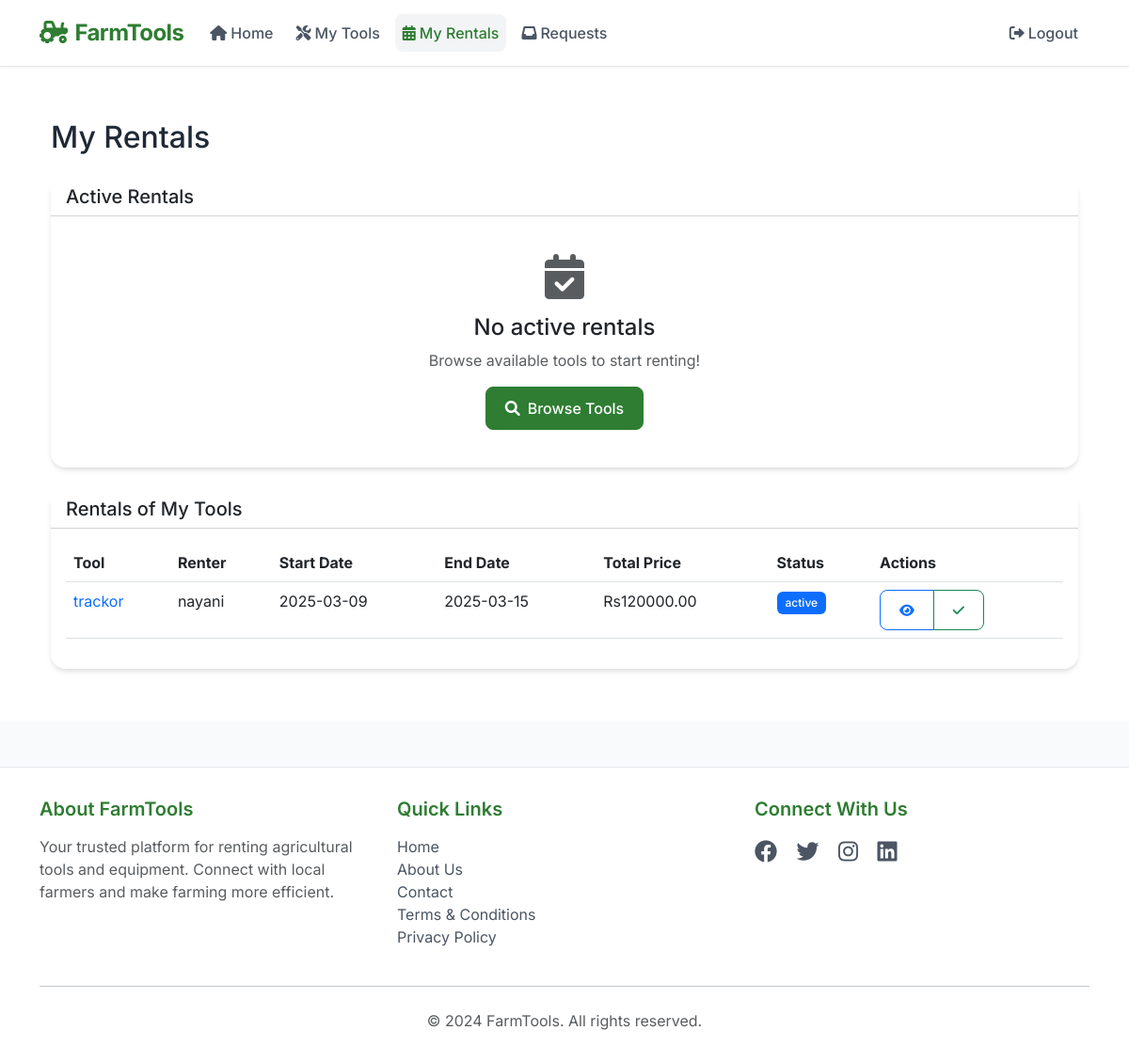
/rentals/my-rentals (signed in), run on the app's committed database.
### app.py (models this page shows)
class Rental(db.Model):
    id = db.Column(db.Integer, primary_key=True)
    tool_id = db.Column(db.Integer, db.ForeignKey('tool.id'), nullable=False)
    renter_id = db.Column(db.Integer, db.ForeignKey('user.id'), nullable=False)
    owner_id = db.Column(db.Integer, db.ForeignKey('user.id'), nullable=False)
    start_date = db.Column(db.DateTime, nullable=False)
    end_date = db.Column(db.DateTime, nullable=False)
    total_price = db.Column(db.Float, nullable=False)
    status = db.Column(db.String(20), nullable=False, default='pending')  # pending, active, completed, cancelled
    created_at = db.Column(db.DateTime, default=datetime.utcnow)

class Tool(db.Model):
    id = db.Column(db.Integer, primary_key=True)
    created_at = db.Column(db.DateTime, default=datetime.utcnow)
    name = db.Column(db.String(100), nullable=False)
    category = db.Column(db.String(100), nullable=False)  # e.g., 'Tractor', 'Harvester', 'Plow', etc.
    brand = db.Column(db.String(100), nullable=False)
    condition = db.Column(db.String(50), nullable=False)
    description = db.Column(db.Text, nullable=False)
    owner_id = db.Column(db.Integer, db.ForeignKey('user.id'), nullable=False)
    is_available = db.Column(db.Boolean, default=True)
    listing_type = db.Column(db.String(10), nullable=False)  # 'rent' or 'sale'
    price_per_day = db.Column(db.Float, nullable=True)
    sale_price = db.Column(db.Float, nullable=True)
    image_url_1 = db.Column(db.String(200))
    image_url_2 = db.Column(db.String(200))
    image_url_3 = db.Column(db.String(200))
    power_source = db.Column(db.String(50))  # e.g., 'Diesel', 'Electric', 'Manual'
    maintenance_status = db.Column(db.String(50))  # e.g., 'Excellent', 'Good', 'Fair'
    last_maintenance_date = db.Column(db.DateTime)
    rentals = db.relationship('Rental', backref='tool', lazy=True)
    rental_requests = db.relationship('RentalRequest', backref='tool', lazy=True)
    tool_purchases = db.relationship('Purchase', backref=db.backref('tool_details', lazy=True))

class User(db.Model):
    id = db.Column(db.Integer, primary_key=True)
    username = db.Column(db.String(80), unique=True, nullable=False)
    email = db.Column(db.String(120), unique=True, nullable=False)
    password_hash = db.Column(db.String(128))
    mobile = db.Column(db.String(15))
    owned_tools = db.relationship('Tool', backref=db.backref('owner_user', lazy=True), foreign_keys='Tool.owner_id')
    purchases_made = db.relationship('Purchase', foreign_keys='Purchase.buyer_id', backref=db.backref('buyer_user', lazy=True))
    purchases_sold = db.relationship('Purchase', foreign_keys='Purchase.seller_id', backref=db.backref('seller_user', lazy=True))
    rentals_given = db.relationship('Rental', foreign_keys='Rental.owner_id', backref='owner', lazy=True)
    rentals_taken = db.relationship('Rental', foreign_keys='Rental.renter_id', backref='renter', lazy=True)

### app.py (the view)
@app.route('/rentals/my-rentals')
@login_required
def my_rentals():
    print(f"Fetching rentals for user_id: {session['user_id']}")
    my_rentals = Rental.query.filter_by(
        renter_id=session['user_id']
    ).order_by(Rental.created_at.desc()).all()
    print(f"Found {len(my_rentals)} rentals where user is renter")
    owned_tools = Tool.query.filter_by(owner_id=session['user_id']).with_entities(Tool.id).all()
    owned_tool_ids = [tool[0] for tool in owned_tools]
    print(f"User owns {len(owned_tool_ids)} tools")
    rentals_of_my_tools = Rental.query.filter(
        Rental.tool_id.in_(owned_tool_ids)
    ).order_by(Rental.created_at.desc()).all()
    print(f"Found {len(rentals_of_my_tools)} rentals of user's tools")
    return render_template('my_rentals.html',
                         my_rentals=my_rentals,
                         rentals_of_my_tools=rentals_of_my_tools)

### app.py (called while the page is built)
def login_required(f):
    @wraps(f)
    def decorated_function(*args, **kwargs):
        if not session.get('user_id'):
            flash('Please login first')
            return redirect(url_for('login'))
        return f(*args, **kwargs)
    return decorated_function

@app.context_processor
def utility_processor():
    def get_pending_requests_count():
        if not session.get('user_id'):
            return 0
        return RentalRequest.query.join(Tool).filter(
            Tool.owner_id == session['user_id'],
            RentalRequest.status == 'pending'
        ).count()
    return {'get_pending_requests_count': get_pending_requests_count}

### templates/my_rentals.html (shortened to what this page needs)
{% extends "base.html" %}
{% block content %}
<div class="container py-4">
    <h2 class="mb-4">My Rentals</h2>
    <div class="card mb-4">
        <div class="card-header bg-white">
            <h5 class="mb-0">Active Rentals</h5>
        </div>
        <div class="card-body">
        {% if my_rentals %}
            <div class="table-responsive">
                <table class="table">
                    <thead>
                        <tr>
                            <th>Tool</th>
                            <th>Owner</th>
                            <th>Start Date</th>
                            <th>End Date</th>
                            <th>Total Price</th>
                            <th>Status</th>
                            <th>Actions</th>
                        </tr>
                    </thead>
                    <tbody>
                {% for rental in my_rentals %}
                        <tr>
                            <td>
                                <a href="{{ url_for('view_tool', tool_id=rental.tool.id) }}" class="text-decoration-none">
                                    {{ rental.tool.name }}
                                </a>
                            </td>
                            <td>{{ rental.owner.username }}</td>
                            <td>{{ rental.start_date.strftime('%Y-%m-%d') }}</td>
                            <td>{{ rental.end_date.strftime('%Y-%m-%d') }}</td>
                            <td>Rs{{ "%.2f"|format(rental.total_price) }}</td>
                            <td>
                                <span class="badge bg-primary">{{ rental.status }}</span>
                            </td>
                            <td>
                                <div class="btn-group">
                                    <a href="{{ url_for('view_tool', tool_id=rental.tool.id) }}"
                                       class="btn btn-sm btn-outline-primary">
                                        <i class="fas fa-eye"></i>
                                    </a>
                                    {% if rental.status == 'active' %}
                                    <button class="btn btn-sm btn-outline-success"
                                            onclick="updateRentalStatus('{{ rental.id }}', 'completed')">
                                        <i class="fas fa-check"></i>
                                    </button>
                                    {% endif %}
                                </div>
                            </td>
                        </tr>
                {% endfor %}
                    </tbody>
                </table>
            </div>
        {% else %}
            <div class="text-center py-4">
                <i class="fas fa-calendar-check fa-3x text-muted mb-3"></i>
                <h4>No active rentals</h4>
                <p class="text-muted">Browse available tools to start renting!</p>
                        <a href="{{ url_for('index') }}" class="btn btn-primary">
                    <i class="fas fa-search me-2"></i>Browse Tools
                        </a>
            </div>
        {% endif %}
        </div>
    </div>
    <div class="card">
        <div class="card-header bg-white">
            <h5 class="mb-0">Rentals of My Tools</h5>
        </div>
                            <div class="card-body">
            {% if rentals_of_my_tools %}
            <div class="table-responsive">
                <table class="table">
                    <thead>
                        <tr>
                            <th>Tool</th>
                            <th>Renter</th>
                            <th>Start Date</th>
                            <th>End Date</th>
                            <th>Total Price</th>
                            <th>Status</th>
                            <th>Actions</th>
                        </tr>
                    </thead>
                    <tbody>
                        {% for rental in rentals_of_my_tools %}
                        <tr>
                            <td>
                                <a href="{{ url_for('view_tool', tool_id=rental.tool.id) }}" class="text-decoration-none">
                                    {{ rental.tool.name }}
                                </a>
                            </td>
                            <td>{{ rental.renter.username }}</td>
                            <td>{{ rental.start_date.strftime('%Y-%m-%d') }}</td>
                            <td>{{ rental.end_date.strftime('%Y-%m-%d') }}</td>
                            <td>Rs{{ "%.2f"|format(rental.total_price) }}</td>
                            <td>
                                <span class="badge bg-primary">{{ rental.status }}</span>
                            </td>
                            <td>
                                <div class="btn-group">
                                    <a href="{{ url_for('view_tool', tool_id=rental.tool.id) }}"
                                       class="btn btn-sm btn-outline-primary">
                                        <i class="fas fa-eye"></i>
                                    </a>
                                    {% if rental.status == 'active' %}
                                    <button class="btn btn-sm btn-outline-success"
                                            onclick="updateRentalStatus('{{ rental.id }}', 'completed')"
                                            title="Mark as completed">
                                        <i class="fas fa-check"></i>
                                        </button>
                                    {% endif %}
                                </div>
                            </td>
                        </tr>
                {% endfor %}
                    </tbody>
                </table>
            </div>
        {% else %}
            <div class="text-center py-4">
                <i class="fas fa-tools fa-3x text-muted mb-3"></i>
                <h4>No rentals of your tools</h4>
                <p class="text-muted">Your tools haven't been rented yet</p>
            </div>
        {% endif %}
        </div>
    </div>
</div>
{% endblock %}

### templates/base.html (style rules this page uses)
:root { --primary-color: #2e7d32; --primary-dark: #1b5e20; --primary-light: #4caf50; --success-color: #2e7d32; --danger-color: #d32f2f; --warning-color: #f57c00; --info-color: #1976d2; --gray-50: #f9fafb; --gray-100: #f3f4f6; --gray-200: #e5e7eb; --gray-300: #d1d5db; --gray-600: #4b5563; --gray-700: #374151; --gray-800: #1f2937; }
body { display: flex; flex-direction: column; min-height: 100vh; font-family: 'Inter', -apple-system, BlinkMacSystemFont, sans-serif; background-color: var(--gray-50); color: var(--gray-800); background-image: url('/static/images/farm-background.jpeg'); background-size: cover; background-position: center; background-attachment: fixed; }
.btn { font-weight: 500; padding: 0.625rem 1.25rem; border-radius: 0.5rem; transition: all 0.2s; }
.btn-primary { background-color: var(--primary-color); border-color: var(--primary-color); color: white; }
.card { border: none; border-radius: 1rem; box-shadow: 0 4px 6px -1px rgba(0, 0, 0, 0.1), 0 2px 4px -1px rgba(0, 0, 0, 0.06); transition: transform 0.2s; background-color: rgba(255, 255, 255, 0.95); }
.badge { padding: 0.5em 0.75em; font-weight: 500; }

### data on the page
Rental: tool.name "trackor", renter.username "nayani", start_date "2025-03-09", end_date "2025-03-15", total_price "120000.00", status "active"
